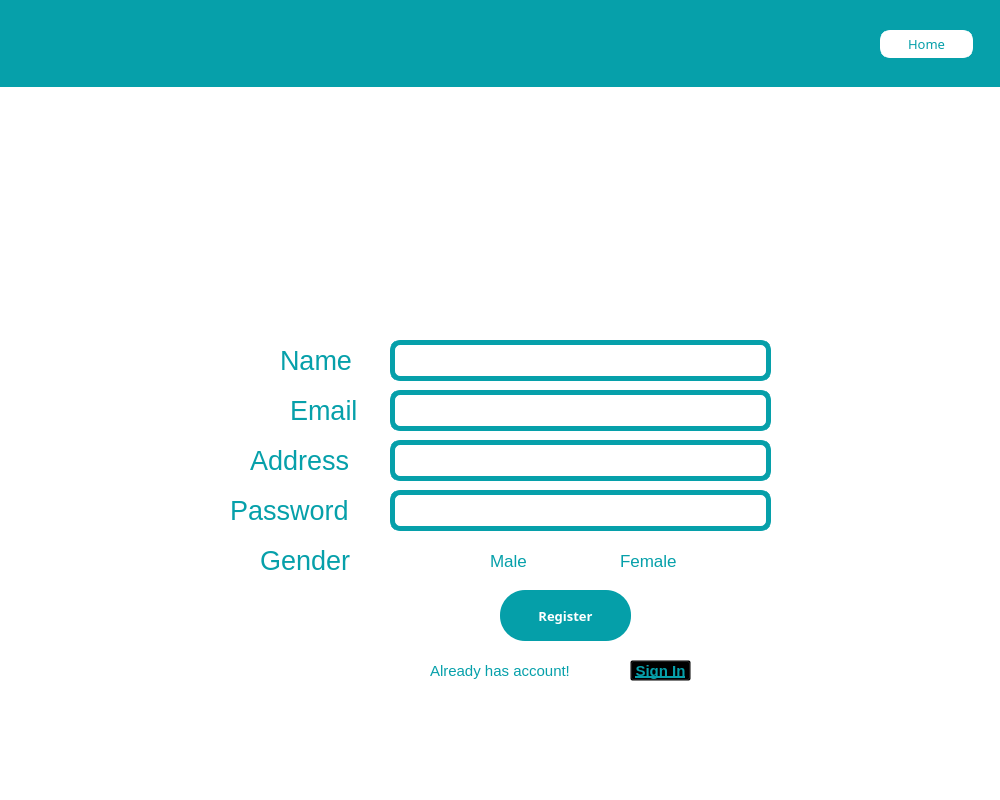
<?xml version="1.0" encoding="UTF-8"?>
<ui version="4.0">
 <class>registration_window</class>
 <widget class="QMainWindow" name="registration_window">
  <property name="geometry">
   <rect>
    <x>0</x>
    <y>0</y>
    <width>1000</width>
    <height>800</height>
   </rect>
  </property>
  <property name="minimumSize">
   <size>
    <width>1000</width>
    <height>800</height>
   </size>
  </property>
  <property name="maximumSize">
   <size>
    <width>1000</width>
    <height>800</height>
   </size>
  </property>
  <property name="windowTitle">
   <string>B3B3 - Registration</string>
  </property>
  <property name="windowIcon">
   <iconset>
    <normaloff>../../../../pyqt5/MATELRIAL/IMG/Logo.jpg</normaloff>../../../../pyqt5/MATELRIAL/IMG/Logo.jpg</iconset>
  </property>
  <property name="styleSheet">
   <string notr="true">background-color: rgb(255, 255, 255);</string>
  </property>
  <widget class="QWidget" name="centralwidget">
   <widget class="QLabel" name="register_background_label">
    <property name="geometry">
     <rect>
      <x>-10</x>
      <y>-3</y>
      <width>1011</width>
      <height>90</height>
     </rect>
    </property>
    <property name="styleSheet">
     <string notr="true">background-color:rgb(6, 160, 170);</string>
    </property>
    <property name="text">
     <string/>
    </property>
   </widget>
   <widget class="QLabel" name="register_alreadyhasaccount_label">
    <property name="geometry">
     <rect>
      <x>430</x>
      <y>650</y>
      <width>201</width>
      <height>41</height>
     </rect>
    </property>
    <property name="font">
     <font>
      <family>Microsoft YaHei UI</family>
      <pointsize>11</pointsize>
     </font>
    </property>
    <property name="styleSheet">
     <string notr="true">background-color: TRANSPARENT;
color:rgb(6, 160, 170);</string>
    </property>
    <property name="text">
     <string>Already has account!</string>
    </property>
   </widget>
   <widget class="QPushButton" name="register_home_pushButton">
    <property name="geometry">
     <rect>
      <x>880</x>
      <y>30</y>
      <width>93</width>
      <height>28</height>
     </rect>
    </property>
    <property name="font">
     <font>
      <family>Sans Serif Collection</family>
      <pointsize>10</pointsize>
     </font>
    </property>
    <property name="styleSheet">
     <string notr="true">border: 5px solid white;
color: rgb(5, 159, 169);
border-radius:10px;
</string>
    </property>
    <property name="text">
     <string>Home</string>
    </property>
    <property name="icon">
     <iconset>
      <normaloff>../../../../pyqt5/MATELRIAL/IMG/icons8-home-1000.png</normaloff>../../../../pyqt5/MATELRIAL/IMG/icons8-home-1000.png</iconset>
    </property>
    <property name="iconSize">
     <size>
      <width>20</width>
      <height>20</height>
     </size>
    </property>
   </widget>
   <widget class="QLabel" name="register_name_label">
    <property name="geometry">
     <rect>
      <x>280</x>
      <y>340</y>
      <width>101</width>
      <height>41</height>
     </rect>
    </property>
    <property name="font">
     <font>
      <family>Microsoft YaHei UI</family>
      <pointsize>20</pointsize>
     </font>
    </property>
    <property name="styleSheet">
     <string notr="true">background-color: TRANSPARENT;
color: rgb(6, 160, 170);</string>
    </property>
    <property name="text">
     <string>Name</string>
    </property>
   </widget>
   <widget class="QLabel" name="register_account_label">
    <property name="geometry">
     <rect>
      <x>480</x>
      <y>180</y>
      <width>150</width>
      <height>150</height>
     </rect>
    </property>
    <property name="text">
     <string/>
    </property>
    <property name="pixmap">
     <pixmap>../../../../pyqt5/MATELRIAL/IMG/account.jpg</pixmap>
    </property>
    <property name="scaledContents">
     <bool>true</bool>
    </property>
   </widget>
   <widget class="QLabel" name="register_b3b3Logo_label">
    <property name="geometry">
     <rect>
      <x>30</x>
      <y>7</y>
      <width>80</width>
      <height>80</height>
     </rect>
    </property>
    <property name="styleSheet">
     <string notr="true">background-color: transparent;</string>
    </property>
    <property name="text">
     <string/>
    </property>
    <property name="pixmap">
     <pixmap>../../../../pyqt5/MATELRIAL/IMG/Logo.jpg</pixmap>
    </property>
    <property name="scaledContents">
     <bool>true</bool>
    </property>
   </widget>
   <widget class="QPushButton" name="register_signin_pushButton">
    <property name="geometry">
     <rect>
      <x>630</x>
      <y>660</y>
      <width>61</width>
      <height>21</height>
     </rect>
    </property>
    <property name="font">
     <font>
      <family>Microsoft JhengHei UI</family>
      <pointsize>11</pointsize>
      <weight>75</weight>
      <bold>true</bold>
      <underline>true</underline>
     </font>
    </property>
    <property name="styleSheet">
     <string notr="true">background-color: TRANSPARENT;
color:rgb(6, 160, 170);</string>
    </property>
    <property name="text">
     <string>Sign In</string>
    </property>
   </widget>
   <widget class="QLineEdit" name="register_name_lineEdit">
    <property name="geometry">
     <rect>
      <x>390</x>
      <y>340</y>
      <width>381</width>
      <height>41</height>
     </rect>
    </property>
    <property name="font">
     <font>
      <family>Sans Serif Collection</family>
      <pointsize>13</pointsize>
     </font>
    </property>
    <property name="styleSheet">
     <string notr="true">background-color:white;
border: 5px solid rgb(6, 160, 170);
color: rgb(6, 160, 170);
border-radius:10px;
padding-left:10px;</string>
    </property>
    <property name="text">
     <string/>
    </property>
   </widget>
   <widget class="QLabel" name="register_email_label">
    <property name="geometry">
     <rect>
      <x>290</x>
      <y>390</y>
      <width>91</width>
      <height>41</height>
     </rect>
    </property>
    <property name="font">
     <font>
      <family>Microsoft YaHei UI</family>
      <pointsize>20</pointsize>
     </font>
    </property>
    <property name="styleSheet">
     <string notr="true">background-color: TRANSPARENT;
color: rgb(6, 160, 170);</string>
    </property>
    <property name="text">
     <string>Email</string>
    </property>
   </widget>
   <widget class="QLineEdit" name="register_email_lineEdit">
    <property name="geometry">
     <rect>
      <x>390</x>
      <y>390</y>
      <width>381</width>
      <height>41</height>
     </rect>
    </property>
    <property name="font">
     <font>
      <family>Sans Serif Collection</family>
      <pointsize>13</pointsize>
     </font>
    </property>
    <property name="styleSheet">
     <string notr="true">background-color:white;
border: 5px solid rgb(6, 160, 170);
color: rgb(6, 160, 170);
border-radius:10px;
padding-left:10px;</string>
    </property>
    <property name="text">
     <string/>
    </property>
   </widget>
   <widget class="QLabel" name="register_address_label">
    <property name="geometry">
     <rect>
      <x>250</x>
      <y>440</y>
      <width>141</width>
      <height>41</height>
     </rect>
    </property>
    <property name="font">
     <font>
      <family>Microsoft YaHei UI</family>
      <pointsize>20</pointsize>
     </font>
    </property>
    <property name="styleSheet">
     <string notr="true">background-color: TRANSPARENT;
color: rgb(6, 160, 170);</string>
    </property>
    <property name="text">
     <string>Address</string>
    </property>
   </widget>
   <widget class="QLabel" name="register_password_label">
    <property name="geometry">
     <rect>
      <x>230</x>
      <y>490</y>
      <width>171</width>
      <height>41</height>
     </rect>
    </property>
    <property name="font">
     <font>
      <family>Microsoft YaHei UI</family>
      <pointsize>20</pointsize>
     </font>
    </property>
    <property name="styleSheet">
     <string notr="true">background-color: TRANSPARENT;
color: rgb(6, 160, 170);</string>
    </property>
    <property name="text">
     <string>Password</string>
    </property>
   </widget>
   <widget class="QLineEdit" name="register_address_lineEdit">
    <property name="geometry">
     <rect>
      <x>390</x>
      <y>440</y>
      <width>381</width>
      <height>41</height>
     </rect>
    </property>
    <property name="font">
     <font>
      <family>Sans Serif Collection</family>
      <pointsize>13</pointsize>
     </font>
    </property>
    <property name="styleSheet">
     <string notr="true">background-color:white;
border: 5px solid rgb(6, 160, 170);
color: rgb(6, 160, 170);
border-radius:10px;
padding-left:10px;</string>
    </property>
    <property name="text">
     <string/>
    </property>
   </widget>
   <widget class="QLineEdit" name="register_password_lineEdit">
    <property name="geometry">
     <rect>
      <x>390</x>
      <y>490</y>
      <width>381</width>
      <height>41</height>
     </rect>
    </property>
    <property name="font">
     <font>
      <family>Sans Serif Collection</family>
      <pointsize>13</pointsize>
     </font>
    </property>
    <property name="styleSheet">
     <string notr="true">background-color:white;
border: 5px solid rgb(6, 160, 170);
color: rgb(6, 160, 170);
border-radius:10px;
padding-left:10px;</string>
    </property>
    <property name="text">
     <string/>
    </property>
    <property name="echoMode">
     <enum>QLineEdit::Password</enum>
    </property>
   </widget>
   <widget class="QRadioButton" name="register_female_radioButton">
    <property name="geometry">
     <rect>
      <x>600</x>
      <y>550</y>
      <width>101</width>
      <height>21</height>
     </rect>
    </property>
    <property name="font">
     <font>
      <pointsize>13</pointsize>
     </font>
    </property>
    <property name="styleSheet">
     <string notr="true">background-color: TRANSPARENT;
color: rgb(6, 160, 170);</string>
    </property>
    <property name="text">
     <string>Female</string>
    </property>
    <attribute name="buttonGroup">
     <string notr="true">buttonGroup</string>
    </attribute>
   </widget>
   <widget class="QRadioButton" name="register_male_radioButton">
    <property name="geometry">
     <rect>
      <x>470</x>
      <y>550</y>
      <width>81</width>
      <height>21</height>
     </rect>
    </property>
    <property name="font">
     <font>
      <pointsize>13</pointsize>
     </font>
    </property>
    <property name="styleSheet">
     <string notr="true">background-color: TRANSPARENT;
color: rgb(6, 160, 170);</string>
    </property>
    <property name="text">
     <string>Male</string>
    </property>
    <attribute name="buttonGroup">
     <string notr="true">buttonGroup</string>
    </attribute>
   </widget>
   <widget class="QLabel" name="register_gender_label">
    <property name="geometry">
     <rect>
      <x>260</x>
      <y>540</y>
      <width>131</width>
      <height>41</height>
     </rect>
    </property>
    <property name="font">
     <font>
      <family>Microsoft YaHei UI</family>
      <pointsize>20</pointsize>
     </font>
    </property>
    <property name="styleSheet">
     <string notr="true">background-color: TRANSPARENT;
color:rgb(6, 160, 170);</string>
    </property>
    <property name="text">
     <string>Gender</string>
    </property>
   </widget>
   <widget class="QPushButton" name="register_register_pushButton">
    <property name="geometry">
     <rect>
      <x>500</x>
      <y>590</y>
      <width>131</width>
      <height>51</height>
     </rect>
    </property>
    <property name="font">
     <font>
      <family>Sans Serif Collection</family>
      <pointsize>10</pointsize>
      <weight>75</weight>
      <bold>true</bold>
     </font>
    </property>
    <property name="styleSheet">
     <string notr="true">
background-color:rgb(5, 159, 169);
color: white;
border-radius:25px;
</string>
    </property>
    <property name="text">
     <string>Register</string>
    </property>
    <property name="iconSize">
     <size>
      <width>30</width>
      <height>30</height>
     </size>
    </property>
   </widget>
  </widget>
 </widget>
 <resources>
  <include location="../../../../pyqt5/img.qrc"/>
  <include location="../../../../pyqt5/img.qrc"/>
 </resources>
 <connections/>
 <buttongroups>
  <buttongroup name="buttonGroup"/>
 </buttongroups>
</ui>
